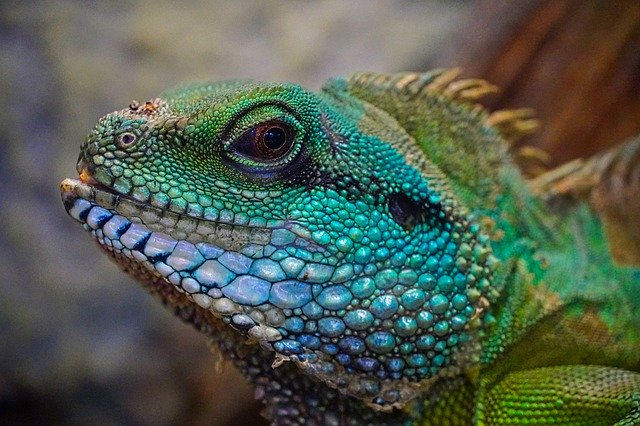
#> input picture opencv/images/img11.jpg, 640 x 426 px, found by its file name
$ python '이동및크기변환.py'
#> lines starting #> are read from the running program, lines starting #| are printed output that depends on the picture
import numpy as np
import cv2
from matplotlib import pyplot as plt

img1 = cv2.imread("/Users/bagseonghyeon/Desktop/schoolstudy/opencv/images/img11.jpg", cv2.IMREAD_GRAYSCALE)
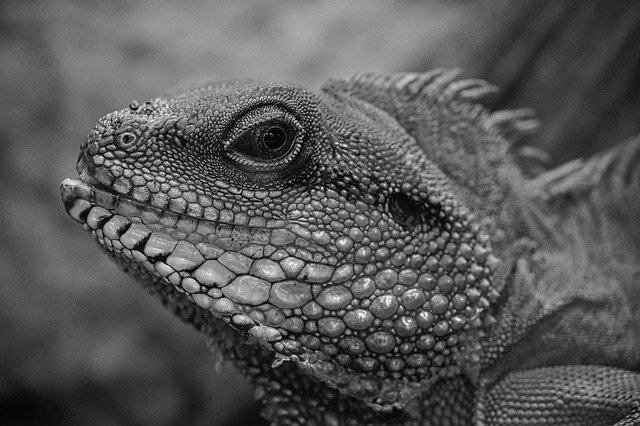
#> img1: shape (426, 640); min 0, max 255, mean 88.1

h, w, = img1.shape
#> h = 426; w = 640
tlans_x = 10; tlans_y = 25
point1_src = np.float32([[15,20], [50,70], [130,140]])
point1_dst = np.float32(point1_src + [tlans_x, tlans_y])
affine_mat1 = cv2.getAffineTransform(point1_src, point1_dst)
user_mat1 = np.float32([[1,0,tlans_x], [0,1,tlans_y]])
res1 = cv2.warpAffine(img1, affine_mat1, (w,h))
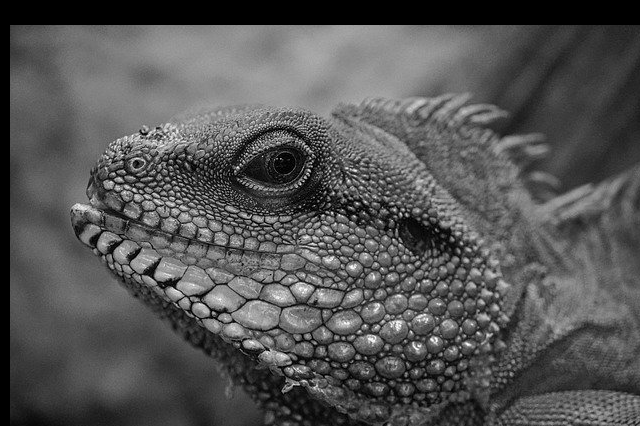
#> res1: shape (426, 640); min 0, max 255, mean 84.6
res2 = cv2.warpAffine(img1, user_mat1, (w,h))

scale_x = 0.8; scale_y = 0.6
user_mat2 = np.float32([[scale_x, 0, 0], [0, scale_y, 0]])
res3 = cv2.warpAffine(img1, user_mat2, (w, h))
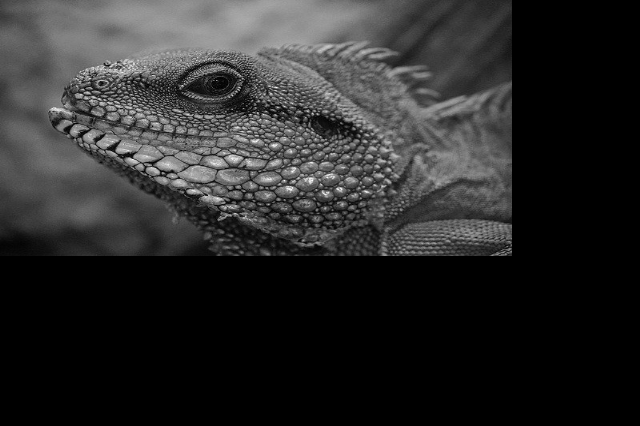
#> res3: shape (426, 640); min 0, max 255, mean 42.4
res4 = cv2.resize(img1, (0,0), None, scale_x, scale_y)
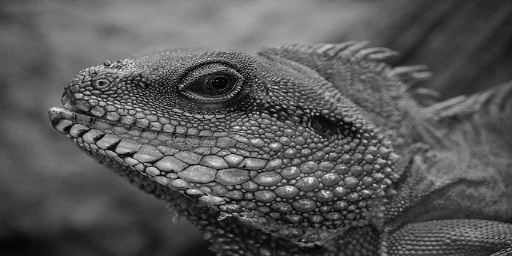
#> res4: shape (256, 512); min 0, max 249, mean 88
background = np.full(shape=[h,w], fill_value=0, dtype=np.uint8)
background[:round(h*scale_y), :round(w*scale_x)] = res4;
res4 = background

user_mat3 = np.float32([[0.4, 0, 100], [0, 0.6, 50]])
res5 = cv2.warpAffine(img1, user_mat3, (w,h))
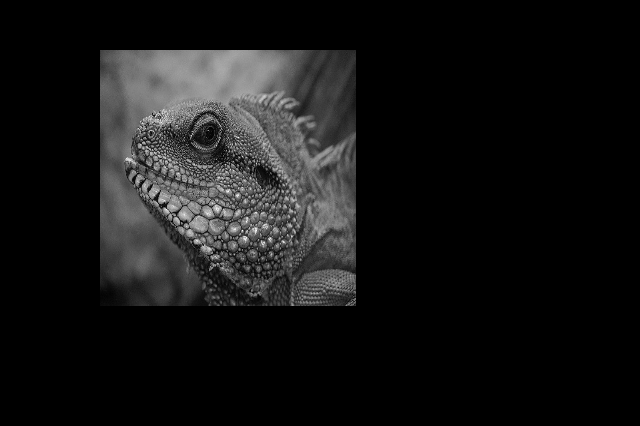
#> res5: shape (426, 640); min 0, max 255, mean 21.2

ress = []
ress.append(img1), ress.append(res1), ress.append(res2)
ress.append(res3), ress.append(res4), ress.append(res5)
titles = ['input', 'res1', 'res2', 'res3', 'res4', 'res5']

for i in range(6):
    plt.subplot(2,3,i+1)
    plt.imshow(ress[i], cmap='gray')
    plt.title(titles[i])
    plt.xticks([]), plt.yticks([])
plt.show()

$ run again, with opencv/images/img1.jpg copied over opencv/images/img11.jpg
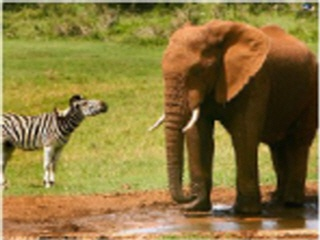
#> input picture opencv/images/img1.jpg, 320 x 240 px, found by its file name
#> `res4 = cv2.resize(img1, (0,0), None, scale_x, scale_y)`:
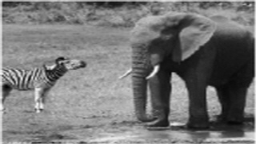
#> res4: shape (144, 256); min 5, max 248, mean 117.7
#> `res5 = cv2.warpAffine(img1, user_mat3, (w,h))`:
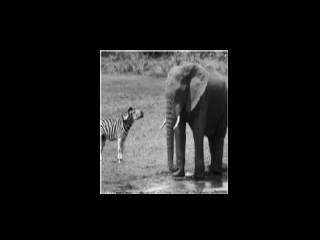
#> res5: shape (240, 320); min 0, max 248, mean 28.3

$ run again, with opencv/images/img10.jpg copied over opencv/images/img11.jpg
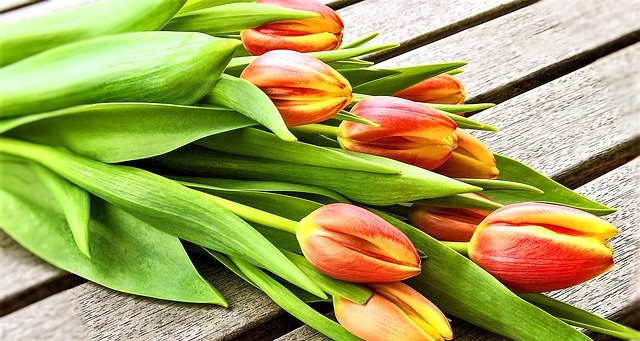
#> input picture opencv/images/img10.jpg, 640 x 341 px, found by its file name
#> `res4 = cv2.resize(img1, (0,0), None, scale_x, scale_y)`:
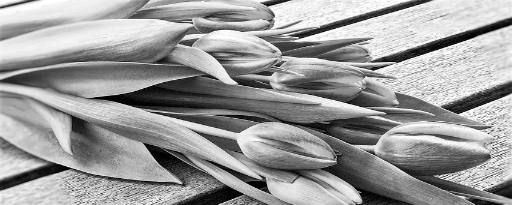
#> res4: shape (205, 512); min 0, max 255, mean 154.4
#> `res5 = cv2.warpAffine(img1, user_mat3, (w,h))`:
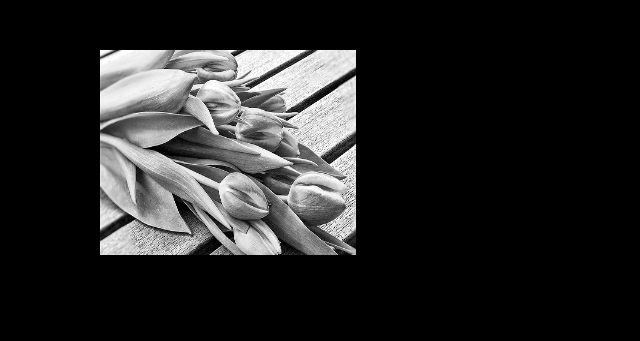
#> res5: shape (341, 640); min 0, max 255, mean 37.2

$ run again, with opencv/images/img12.jpg copied over opencv/images/img11.jpg
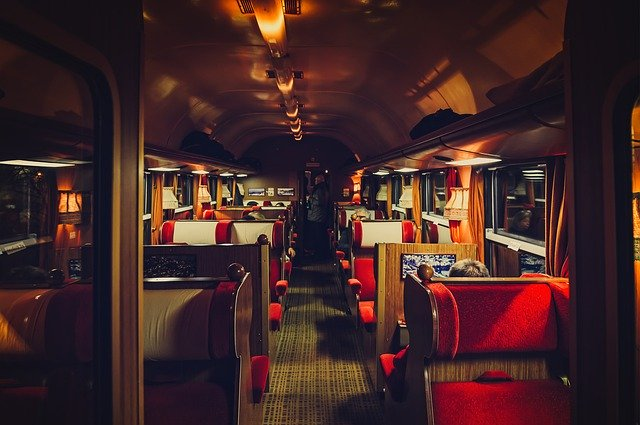
#> input picture opencv/images/img12.jpg, 640 x 425 px, found by its file name
#> `res4 = cv2.resize(img1, (0,0), None, scale_x, scale_y)`:
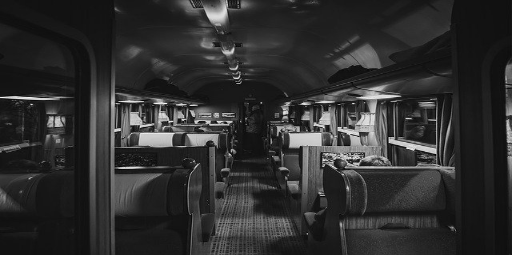
#> res4: shape (255, 512); min 0, max 253, mean 46.6
#> `res5 = cv2.warpAffine(img1, user_mat3, (w,h))`:
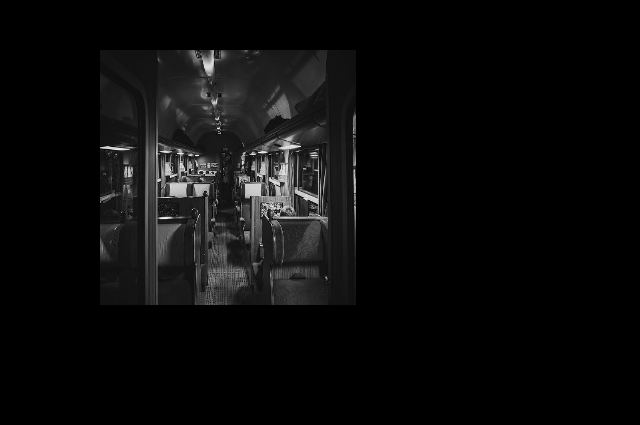
#> res5: shape (425, 640); min 0, max 255, mean 11.2
